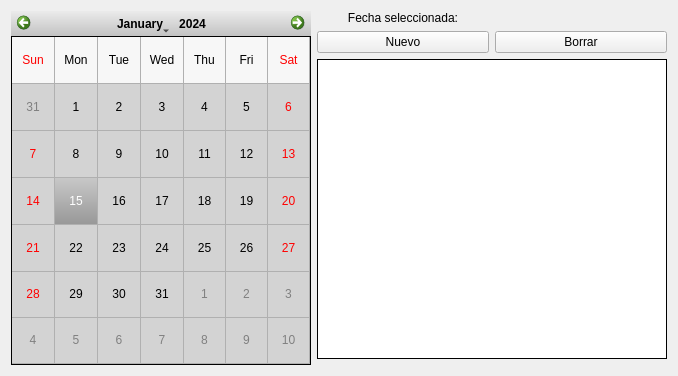
             <widget class="QWidget" name="widget_3">
              <attribute name="title">
               <string> Calendario de eventos </string>
              </attribute>
              <layout class="QGridLayout" name="gridLayout_6">
               <item row="1" column="2">
                <widget class="QPushButton" name="boton_nuevo_2">
                 <property name="styleSheet">
                  <string notr="true"/>
                 </property>
                 <property name="text">
                  <string>Nuevo</string>
                 </property>
                </widget>
               </item>
               <item row="1" column="3">
                <widget class="QPushButton" name="boton_borrar_2">
                 <property name="styleSheet">
                  <string notr="true"/>
                 </property>
                 <property name="text">
                  <string>Borrar</string>
                 </property>
                </widget>
               </item>
               <item row="2" column="2" colspan="2">
                <widget class="QListWidget" name="lista_eventos_2">
                 <property name="minimumSize">
                  <size>
                   <width>350</width>
                   <height>300</height>
                  </size>
                 </property>
                 <property name="styleSheet">
                  <string notr="true">border-style: solid;
border-width: 1px;
font: 12pt &quot;MS Shell Dlg 2&quot;;</string>
                 </property>
                 <property name="frameShadow">
                  <enum>QFrame::Sunken</enum>
                 </property>
                </widget>
               </item>
               <item row="0" column="2">
                <widget class="QLabel" name="label_2">
                 <property name="styleSheet">
                  <string notr="true">font: 14pt &quot;MS Shell Dlg 2&quot;;</string>
                 </property>
                 <property name="text">
                  <string>Fecha seleccionada:</string>
                 </property>
                 <property name="alignment">
                  <set>Qt::AlignCenter</set>
                 </property>
                </widget>
               </item>
               <item row="0" column="0" rowspan="4">
                <widget class="QCalendarWidget" name="calendarWidget_2">
                 <property name="minimumSize">
                  <size>
                   <width>300</width>
                   <height>300</height>
                  </size>
                 </property>
                 <property name="styleSheet">
                  <string notr="true">QCalendarWidget QWidget 
{
	font: 75 23pt &quot;MS Shell Dlg 2&quot;;
	background-color: rgb(194, 194, 194);
	background-color: qlineargradient(spread:pad, x1:0.5, y1:1, x2:0.5, y2:0, stop:0 rgba(194, 194, 194, 255), stop:1 rgba(235, 235, 235, 255));
	color: rgb(0, 0, 0);
}
QCalendarWidget QTableView
{
	font: 87 18pt &quot;Arial&quot;;
	border-style: solid;
	border-width: 1px;
    background-color:lightgrey;	
	selection-background-color: qlineargradient(spread:pad, x1:0.5, y1:1, x2:0.5, y2:0, stop:0 rgba(152, 152, 152, 255), stop:1 rgba(200, 200, 200, 255));
}
QCalendarWidget QAbstractItemView:disabled 
{ 
color: grey; 
}</string>
                 </property>
                 <property name="firstDayOfWeek">
                  <enum>Qt::Sunday</enum>
                 </property>
                 <property name="gridVisible">
                  <bool>true</bool>
                 </property>
                 <property name="selectionMode">
                  <enum>QCalendarWidget::SingleSelection</enum>
                 </property>
                 <property name="horizontalHeaderFormat">
                  <enum>QCalendarWidget::ShortDayNames</enum>
                 </property>
                 <property name="verticalHeaderFormat">
                  <enum>QCalendarWidget::NoVerticalHeader</enum>
                 </property>
                 <property name="navigationBarVisible">
                  <bool>true</bool>
                 </property>
                </widget>
               </item>
               <item row="0" column="3">
                <widget class="QLabel" name="label_fecha_seleccionada_2">
                 <property name="styleSheet">
                  <string notr="true">font: 14pt &quot;MS Shell Dlg 2&quot;;</string>
                 </property>
                 <property name="text">
                  <string/>
                 </property>
                 <property name="alignment">
                  <set>Qt::AlignCenter</set>
                 </property>
                </widget>
               </item>
              </layout>
             </widget>
